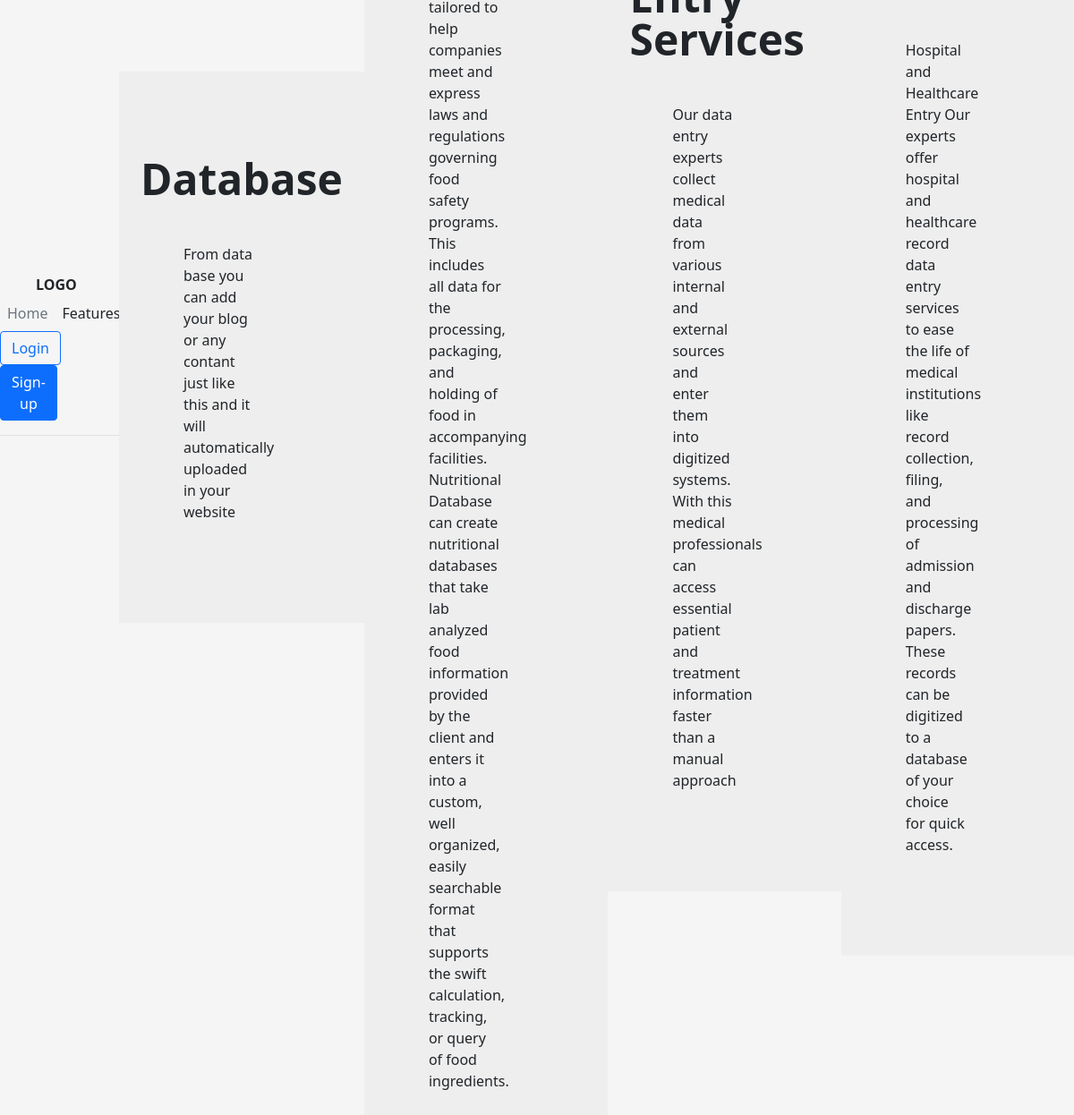
/offline/, run on the app's committed database.
### myFirstapp/models.py (models this page shows)
class offlineFeature(models.Model):
    title = models.CharField(max_length=100)
    description = models.CharField(max_length=1000)

### myFirstapp/views.py (the view)
# urls.py: path('offline/',views.offline,name='offline'),
def offline(request):
    features = offlineFeature.objects.all()
    return render(request,'offline.html',{'feature': features})

### templates/offline.html (shortened to what this page needs)
{% extends 'base.html' %}
{% block body %}
<header
        class="d-flex flex-wrap align-items-center justify-content-center justify-content-md-between py-3 mb-4 border-bottom">
        <a href="/" class="d-flex align-items-center col-md-3 mb-2 mb-md-0 text-dark text-decoration-none">
            <div class="logo">
                <b>LOGO</b>
            </div>
        </a>
        <ul class="nav col-12 col-md-auto mb-2 justify-content-center mb-md-0">
            <li><a href="/" class="nav-link px-2 link-secondary">Home</a></li>
            <li><a href="#" class="nav-link px-2 link-dark">Features</a></li>
            <li><a href="#" class="nav-link px-2 link-dark dropdown-toggle hmm" onclick="so()">Services</a>
            </li>
            <li><a href="#" class="nav-link px-2 link-dark">About</a></li>
        </ul>
        <div class="col-md-3 text-end welcome ">
            {% if user.is_authenticated %}
            <h4>Welcome {{user.username}}</h4>
        </div>
        {% else %}
        <div class="col-md-9 text-end">
            <a href="/login"><button type="button" class="btn btn-outline-primary me-2">Login</button></a>
            <a href="/signin"><button type="button" class="btn btn-primary">Sign-up</button></a>
        </div>
        {% endif %}
    </header>
{% for i in feature %}
<section>
    <div class="container col-xxl-8 px-4 py-5">
        <div class="row flex-lg-row align-items-center g-5 py-5">
            <div class="col-lg-10">
                <h1 class="display-5 fw-bold lh-1 mb-lg-5 ">{{i.title}}</h1>
                <p class="end-0 container-fluid">{{i.description}}</p>
                </div>
            </div>
      </div>
    </section>
    {% endfor %}
{% endblock body %}

### templates/base.html (style rules this page uses)
section { background-color: #EEEEEE; margin-bottom: 25px; }
.welcome { margin-right: 40px; }
.logo { margin-left: 40px; }
html, body { height: 100%; }
body { display: flex; align-items: center; padding-top: 40px; padding-bottom: 40px; background-color: #f5f5f5; }

### data on the page
offlineFeature: title "Database", description "From data base you can add your blog or any contant just like this and it will automatically uploaded in your website"
offlineFeature: description "Our data entry experts collect medical data from various internal and external sources and enter them into digitized systems. With this medical professionals can access essential patient and treatment information faster than a manual approach"
offlineFeature: description "Hospital and Healthcare Entry Our experts offer hospital and healthcare record data entry services to ease the life of medical institutions like record collection, filing, and processing of admission and discharge papers. These records can be digitized to a database of your choice for quick access."
